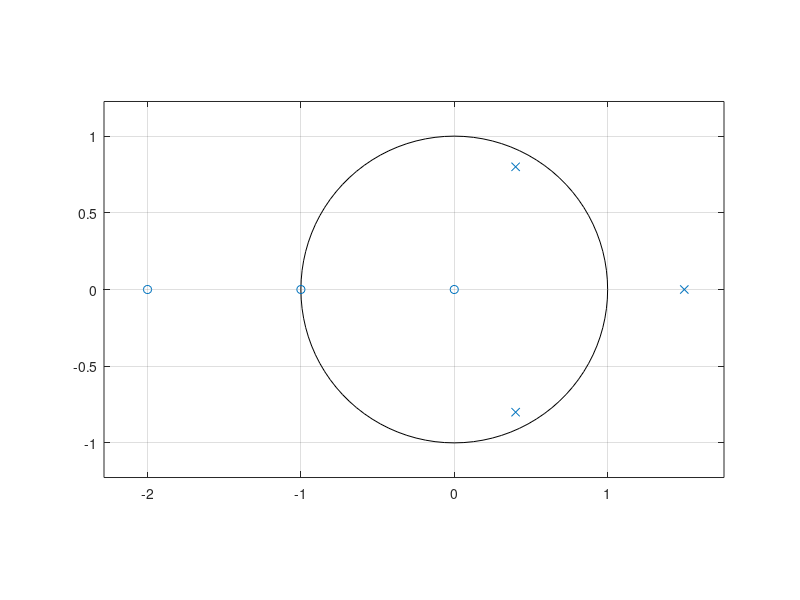

The MATLAB script that drew this image:
% Script: exdt_5_39a.m
% Create vectors for the numerator and the denominator of H(z)
num = [1,3,2];           % Numerator coefficients
den = [1,-2.3,2,-1.2];   % Denominator coefficients
% Compute zeros and poles of H(z)
zer = roots(num);
pol = roots(den);
% Pole-zero plot
zplane(num,den);
